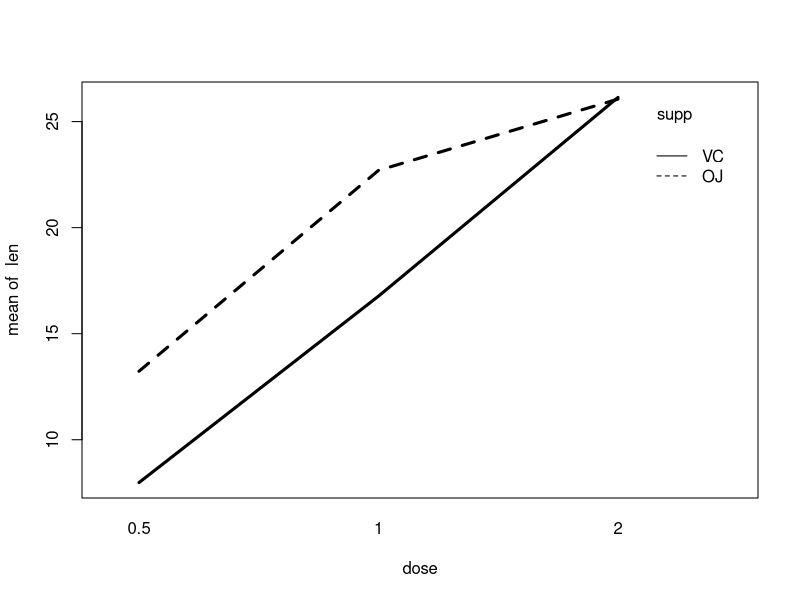

R code for this plot: (Note: this script raises an error after producing the figure.)
library(dplyr)
library(tidyr)

data("ToothGrowth")

Df <- within(ToothGrowth,
             dose <- factor(dose))

# Save it to file for use elsewhere (e.g. in Jasp, even though I think it is there already)
write.csv(Df, row.names = F, quote = F, file='tooth.csv')

# Descriptives 
group_by(Df, dose, supp) %>%
  summarize(mean = mean(len)) %>%
  spread(supp, mean)

# Interaction plot
with(Df, 
     interaction.plot(dose, supp, len, lwd=3))

# dose main effect box plot
ggplot(Df, aes(x=dose, y=len)) + 
  geom_boxplot(width=0.5) +
  xlab('dose') + 
  theme_classic()

# supp main effect box plot
ggplot(Df, aes(x=supp, y=len)) + 
  geom_boxplot(width=0.5) +
  xlab('dose') + 
  theme_classic()

# Interaction box plot
ggplot(Df, aes(x=dose, y=len, col=supp)) + 
  geom_boxplot(width=0.5) +
  xlab('dose') + 
  theme_classic()

# Classical factorial Anova
M <- aov(len ~ dose*supp, data=Df)
summary(M)

# Bayes factor factorial anova 
M.bf = anovaBF(len ~ supp*dose, data=Df)

# Sampling full model
S <- posterior(M.bf, index=4, iterations = 10000)
summary(S)

# Bf of all possible models compared to null
M.bf = anovaBF(len ~ supp*dose, data=Df, whichModels = 'all')

# Compare nested models, e.g. looking for interaction effects
M.bf.additive <- lmBF(len ~ supp + dose, data = Df)
M.bf.full <- lmBF(len ~ supp + dose + supp:dose, data = Df)

# Get the interaction BF
M.bf.interaction <- M.bf.full/M.bf.additive

# Recompute it to get increased accuracy
M.bf.interaction <- recompute(M.bf.interaction, iterations=1e6)
